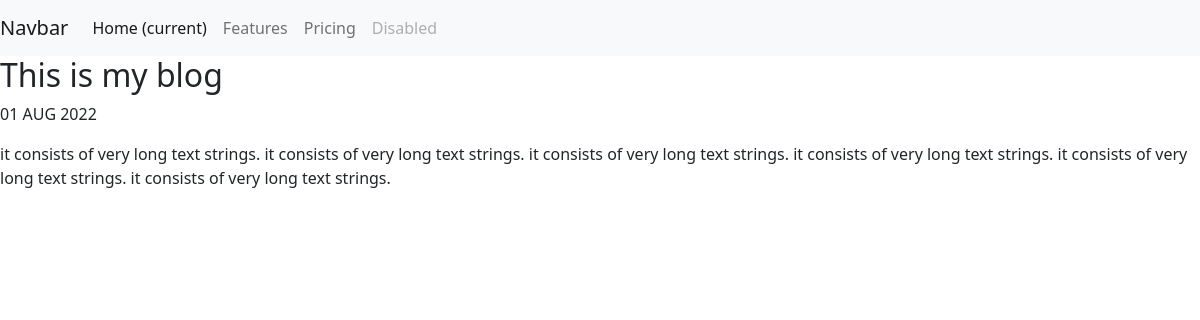
Page /blog/1/ on the committed database.
### blog/models.py (models this page shows, shortened)
class Blog(models.Model):
    title = models.CharField(max_length=200)
    description = models.TextField(max_length=2500)
    date = models.DateField(default = '2022-08-01')

### blog/views.py (the view)
# urls.py: path('<int:blog_id>/', views.detail, name='detail'),
def detail(request, blog_id):
    blog = get_object_or_404(Blog, pk=blog_id)
    return render(request, 'blog/detail.html', {'blog': blog})

### blog/templates/blog/detail.html
{% extends 'portfolio/base.html' %}
{% block content %}
<h2>{{ blog.title }}</h2>
<p>{{ blog.date|date:'d M Y'|upper }}</p>
<p>{{ blog.description|safe }}</p>
{% endblock %}

### rows in the picture
Blog: title "This is my blog", date "01 AUG 2022", description "it consists of very long text strings. it consists of very long text strings. it consists of very long text strings. it consists of very long text strings. it consists of very long text strings. it consists of very long text strings."
